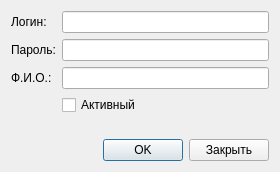
<?xml version="1.0" encoding="UTF-8"?>
<ui version="4.0">
 <class>EditUserDialog</class>
 <widget class="QDialog" name="EditUserDialog">
  <property name="geometry">
   <rect>
    <x>0</x>
    <y>0</y>
    <width>280</width>
    <height>172</height>
   </rect>
  </property>
  <property name="sizePolicy">
   <sizepolicy hsizetype="Preferred" vsizetype="Preferred">
    <horstretch>0</horstretch>
    <verstretch>0</verstretch>
   </sizepolicy>
  </property>
  <property name="maximumSize">
   <size>
    <width>280</width>
    <height>172</height>
   </size>
  </property>
  <property name="windowTitle">
   <string/>
  </property>
  <layout class="QGridLayout" name="gridLayout">
   <item row="0" column="0">
    <layout class="QFormLayout" name="formLayout">
     <item row="0" column="0">
      <widget class="QLabel" name="label">
       <property name="text">
        <string>Логин:</string>
       </property>
      </widget>
     </item>
     <item row="0" column="1">
      <widget class="QLineEdit" name="lineEditLogin"/>
     </item>
     <item row="1" column="0">
      <widget class="QLabel" name="label_2">
       <property name="text">
        <string>Пароль:</string>
       </property>
      </widget>
     </item>
     <item row="1" column="1">
      <widget class="QLineEdit" name="lineEditPass"/>
     </item>
     <item row="2" column="0">
      <widget class="QLabel" name="label_3">
       <property name="text">
        <string>Ф.И.О.:</string>
       </property>
      </widget>
     </item>
     <item row="2" column="1">
      <widget class="QLineEdit" name="lineEditFIO"/>
     </item>
     <item row="3" column="1">
      <widget class="QCheckBox" name="checkBox">
       <property name="layoutDirection">
        <enum>Qt::LeftToRight</enum>
       </property>
       <property name="text">
        <string>Активный</string>
       </property>
       <property name="tristate">
        <bool>false</bool>
       </property>
      </widget>
     </item>
    </layout>
   </item>
   <item row="1" column="0">
    <layout class="QHBoxLayout" name="horizontalLayout">
     <item>
      <spacer name="horizontalSpacer">
       <property name="orientation">
        <enum>Qt::Horizontal</enum>
       </property>
       <property name="sizeHint" stdset="0">
        <size>
         <width>40</width>
         <height>20</height>
        </size>
       </property>
      </spacer>
     </item>
     <item>
      <widget class="QPushButton" name="pushButtonOK">
       <property name="text">
        <string>OK</string>
       </property>
      </widget>
     </item>
     <item>
      <widget class="QPushButton" name="pushButtonClose">
       <property name="text">
        <string>Закрыть</string>
       </property>
      </widget>
     </item>
    </layout>
   </item>
  </layout>
 </widget>
 <resources/>
 <connections/>
</ui>
